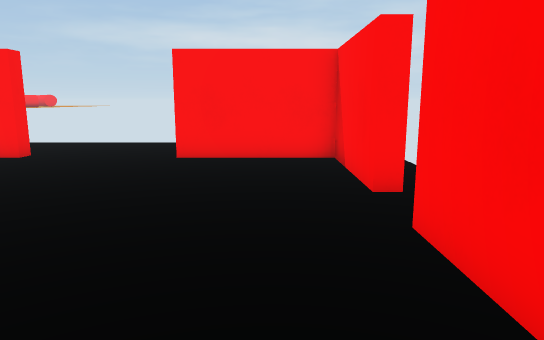
view 1 (above)

12 first-person views from a walk through a 3-D level made in the Unity game engine. The camera is 1.3 m above the floor, tilts 10° down and sees 70° across. The floor is counted in squares, 1 m on a side. Each view is taken from the middle of a square. On the plan, view 1 faces up. The plan holds only what a view shows up to about 16 squares ahead; the rest is blank. The place goes on beyond the plan.

view 2
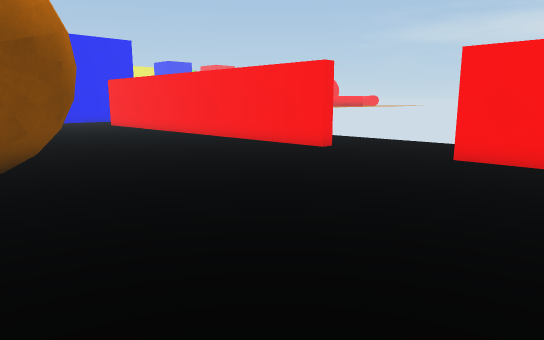

view 3
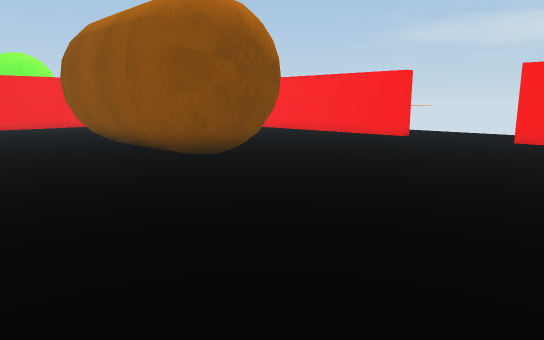

view 4
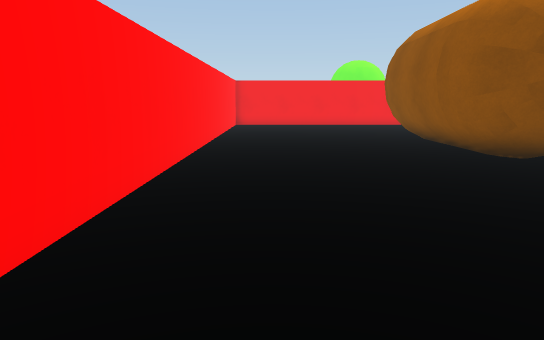

view 5
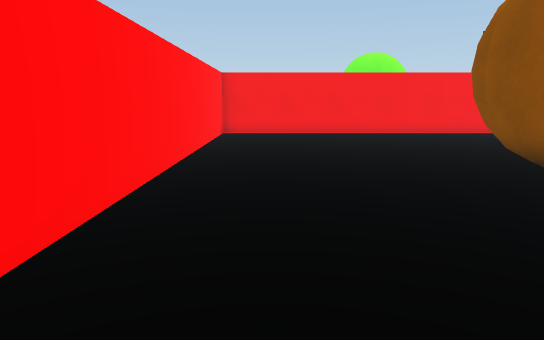

view 6
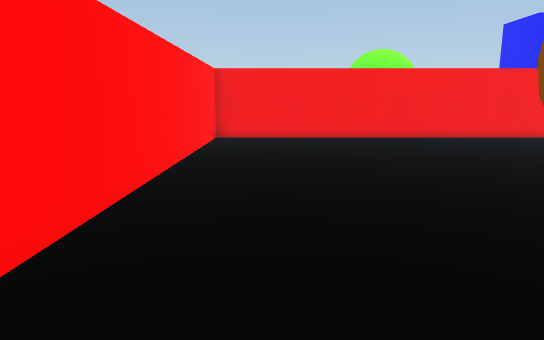

view 7
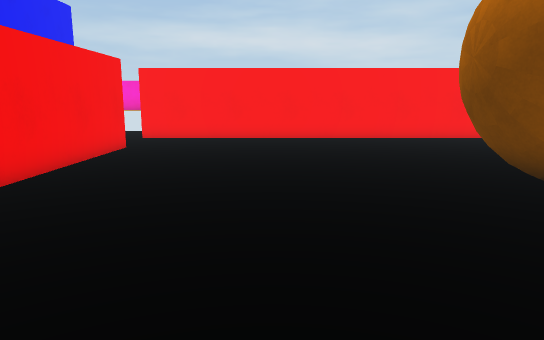

view 8
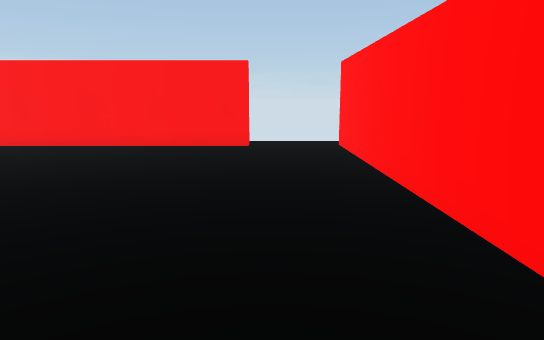

view 9
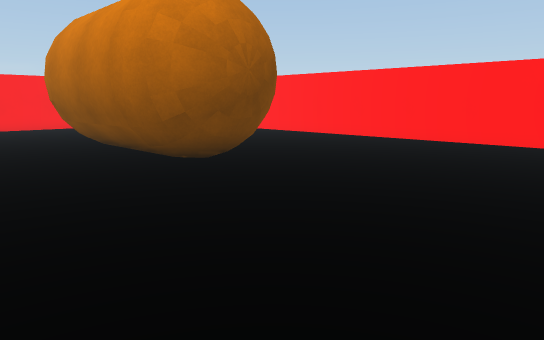

view 10
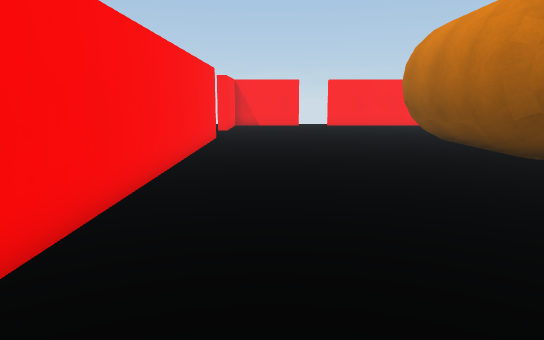

view 11
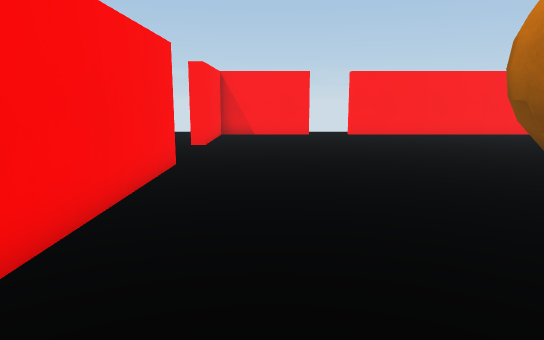

view 12
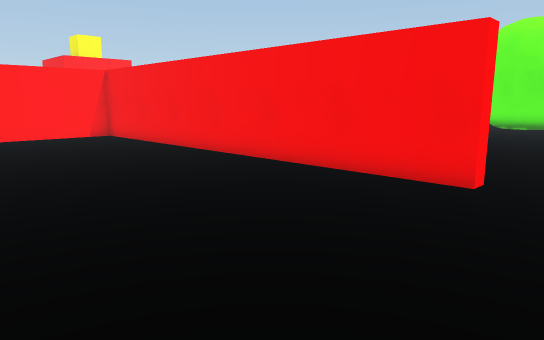

### Floor plan
Points are (right, up) in squares from view 1. A wall is a line through its corners. A room is listed if a view was taken in it or the views show most of it. See-through windows are left out.
Room 1 (views 1, 2, 3, 4, 5, 6, 7, 8, 9, 10, 11, 12)
walls: (-7.2, 2.6) (-6.6, 2.6); (-6.8, 2.6) (-6.1, 2.3) (-5.5, 1.5) (-5.5, 0.6); (-6.8, 2.4) (-6.4, 2.2) (-5.9, 1.7); (-6.3, 2.4) (-5.9, 2) (-5.5, 1.3); (-12.5, 2.1) (-11.9, 2.5) (-11, 2.7); (-5.6, 1.6) (-5.4, 0.8); (-5.5, 1.5) (-5.4, 1) (-5.5, 0.3) (-5.9, -0.4) (-6.3, -0.8); (-12.6, 1.5) (-11.9, 2.3); (-5.6, 0.5) (-5.8, 0) (-6.3, -0.6); (-5.3, 0.9) (-5.4, 0.2) (-5.9, -0.6); (-7.1, -0.9) (-11.2, -0.9); (-5.3, 0.5) (-5.5, -0.2); (-6.6, -0.8) (-7.3, -1); (-7.1, -1.1) (-11.2, -1.1); (-12.9, 0.6) (-12.9, 1.3) (-12.5, 1.9); (-11.1, -1.1) (-11.8, -1); (-12.7, 0.2) (-12.8, 1); (-6.2, -0.7) (-6.8, -1); (-6.6, -1) (-7.3, -1.1); (-12.6, -0.1) (-12.8, 0.5); (-12.5, -0.3) (-12.8, 0.2); (-11.6, -1.1) (-12.4, -0.8) (-13, 0.1) (-13, 1) (-12.9, 1.6) (-12.4, 2.3) (-11.5, 2.7) (-7.1, 2.7); (-12.9, 0.1) (-13, 0.7) (-12.9, 1.3); (-12.8, -0.2) (-13.1, 0.5); (-5.9, 9) (-20.8, 9); (2, 5.5) (1.5, 5.5) (1.5, 9) (-2.2, 9); (-20.8, 6.1) (-20.2, 6.1) (-20.2, -7) (1.9, -7); (2, -4.3) (1.5, -4.3) (1.5, 3.9) (2, 3.9)
low walls: (-7.3, 2.4) (-6.7, 2.3); (-11.2, 2.4) (-7.1, 2.4); (-6.7, 2.1) (-6.2, 1.8); (-11.9, 2.3) (-11.1, 2.5); (-12, 2.2) (-11.6, 2.4); (-5.9, 1.7) (-5.6, 1); (-12.2, 1.8) (-11.5, 2.2); (-5.8, 1.2) (-5.7, 0.7); (-5.7, 0.8) (-5.8, 0.3); (-6.2, -0.2) (-6.8, -0.5); (-12.8, 1) (-12.6, 1.5); (-12.7, 0.7) (-12.6, 1.3); (-11, -0.9) (-11.7, -0.8); (-6.1, -0.4) (-6.8, -0.8)
ways out: opening at (-20, 7.5); opening at (-4.5, 7.8); gap at (2, -7)

Positions as (right, up) in squares from view 1, and headings:
1: (0, 0), facing up
2: (1, 0), facing up-left
3: (1, -5), facing up-left
4: (2, -5), facing left
5: (-4, -5), facing left
6: (-6, -5), facing left
7: (-16, -5), facing up
8: (-10, -5), facing right
9: (-19, 6), facing down-right
10: (-20, 7), facing right
11: (-14, 7), facing right
12: (-14, 8), facing down-left
